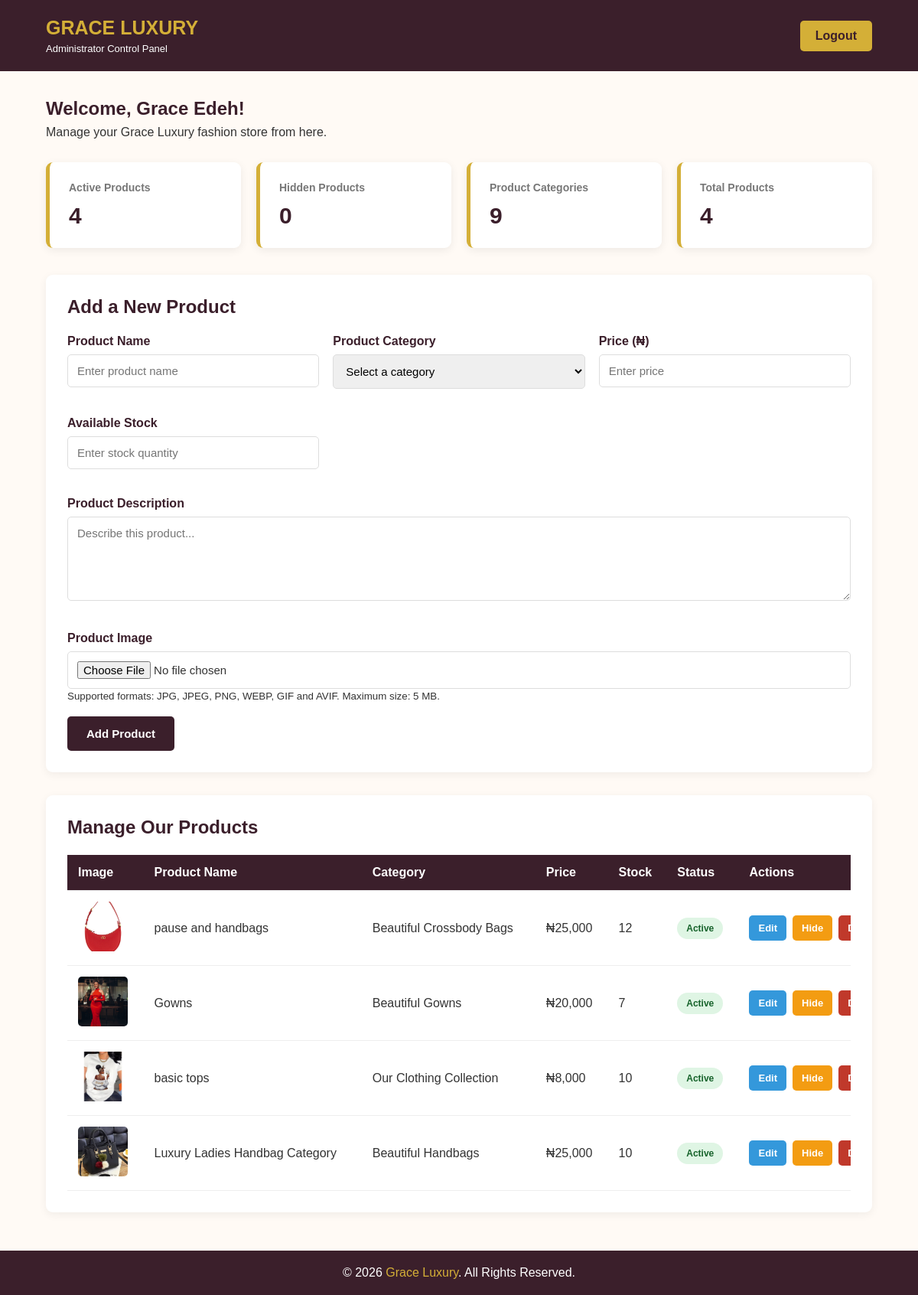
Screenshot of /admin/dashboard (signed in) with the database file from the repository.
### tables this page shows
CREATE TABLE products (

                id INTEGER PRIMARY KEY AUTOINCREMENT,

                name TEXT NOT NULL,

                description TEXT,

                price INTEGER NOT NULL CHECK(price >= 0),

                category TEXT NOT NULL,

                image_filename TEXT NOT NULL,

                stock_quantity INTEGER NOT NULL DEFAULT 0
                    CHECK(stock_quantity >= 0),

                is_active INTEGER NOT NULL DEFAULT 1,

                created_at TIMESTAMP DEFAULT CURRENT_TIMESTAMP

            );

### app.py (the view)
@app.route("/admin/dashboard")
@admin_required
def admin_dashboard():
    products = get_admin_products()
    return render_template(
        "admin_dashboard.html",
        products=products,
        categories=CATEGORIES,
        admin_name=session.get("admin_name", "Administrator")
    )

### app.py (called while the page is built)
def admin_required(view_function):
    @wraps(view_function)
    def decorated_function(*args, **kwargs):
        if "admin_id" not in session:
            flash("Please log in as an administrator.", "error")
            return redirect(url_for("admin_login"))
        return view_function(*args, **kwargs)
    return decorated_function

def get_admin_products():
    connection = get_connection()
    try:
        return connection.execute("""
            SELECT *
            FROM products
            ORDER BY created_at DESC, id DESC
        """).fetchall()
    finally:
        connection.close()

### database.py (called while the page is built)
def get_connection():
    connection = sqlite3.connect(DATABASE_PATH)
    connection.row_factory = sqlite3.Row
    connection.execute("PRAGMA foreign_keys = ON")
    return connection

### templates/admin_dashboard.html (shortened to what this page needs)
<!DOCTYPE html>
<html lang="en">
<head>
</head>
<body>
    <header class="header">
        <div>
            <h1>GRACE LUXURY</h1>
            <p>Administrator Control Panel</p>
        </div>
        <a href="{{ url_for('admin_logout') }}"
           class="logout">
            Logout
        </a>
    </header>
    <main class="container">
        <section class="welcome">
            <h2>
                Welcome, {{ admin_name }}!
            </h2>
            <p>
                Manage your Grace Luxury fashion store from here.
            </p>
        </section>
        <section class="stats">
            <div class="stat-card">
                <h3>Active Products</h3>
                <p>
                    {{ products|selectattr('is_active', 'equalto', 1)|list|length }}
                </p>
            </div>
            <div class="stat-card">
                <h3>Hidden Products</h3>
                <p>
                    {{ products|selectattr('is_active', 'equalto', 0)|list|length }}
                </p>
            </div>
            <div class="stat-card">
                <h3>Product Categories</h3>
                <p>{{ categories|length }}</p>
            </div>
            <div class="stat-card">
                <h3>Total Products</h3>
                <p>{{ products|length }}</p>
            </div>
        </section>
        <section class="section">
            <h2>Add a New Product</h2>
            <form
                action="{{ url_for('admin_add_product') }}"
                method="POST"
                enctype="multipart/form-data"
            >
                <div class="form-grid">
                    <div class="form-group">
                        <label for="name">
                            Product Name
                        </label>
                        <input
                            type="text"
                            id="name"
                            name="name"
                            placeholder="Enter product name"
                            required
                        >
                    </div>
                    <div class="form-group">
                        <label for="category">
                            Product Category
                        </label>
                        <select
                            id="category"
                            name="category"
                            required
                        >
                            <option value="">
                                Select a category
                            </option>
                        </select>
                    </div>
                    <div class="form-group">
                        <label for="price">
                            Price (₦)
                        </label>
                        <input
                            type="number"
                            id="price"
                            name="price"
                            min="0"
                            step="1"
                            placeholder="Enter price"
                            required
                        >
                    </div>
                    <div class="form-group">
                        <label for="stock_quantity">
                            Available Stock
                        </label>
                        <input
                            type="number"
                            id="stock_quantity"
                            name="stock_quantity"
                            min="0"
                            step="1"
                            placeholder="Enter stock quantity"
                            required
                        >
                    </div>
                    <div class="form-group full-width">
                        <label for="description">
                            Product Description
                        </label>
                        <textarea
                            id="description"
                            name="description"
                            placeholder="Describe this product..."
                            required
                        ></textarea>
                    </div>
                    <div class="form-group full-width">
                        <label for="image">
                            Product Image
                        </label>
                        <input
                            type="file"
                            id="image"
                            name="image"
                            accept=".jpg,.jpeg,.png,.webp,.gif,.avif"
                            required
                        >
                        <small>
                            Supported formats: JPG, JPEG, PNG, WEBP, GIF and AVIF.
                            Maximum size: 5 MB.
                        </small>
                    </div>
                </div>
                <button
                    type="submit"
                    class="submit-button"
                >
                    Add Product
                </button>
            </form>
        </section>
        <section class="section">
            <h2>Manage Our Products</h2>
            {% if products %}
                <div class="table-wrapper">
                    <table>
                        <thead>
                            <tr>
                                <th>Image</th>
                                <th>Product Name</th>
                                <th>Category</th>
                                <th>Price</th>
                                <th>Stock</th>
                                <th>Status</th>
                                <th>Actions</th>
                            </tr>
                        </thead>
                        <tbody>
                            {% for product in products %}
                                <tr>
                                    <td>
                                        <img
                                            src="{{ url_for(
                                                'static',
                                                filename='images/'
                                                ~ categories[product['category']]['folder']
                                                ~ '/'
                                                ~ product['image_filename']
                                            ) }}"
                                            alt="{{ product['name'] }}"
                                        >
                                    </td>
                                    <td>
                                        {{ product['name'] }}
                                    </td>
                                    <td>
                                        {{ categories[product['category']]['title'] }}
                                    </td>
                                    <td>
                                        ₦{{ "{:,.0f}".format(product['price']) }}
                                    </td>
                                    <td>
                                        {{ product['stock_quantity'] }}
                                    </td>
                                    <td>
                                        {% if product['is_active'] %}
                                            <span class="status active">
                                                Active
                                            </span>
                                        {% else %}
                                            <span class="status hidden">
                                                Hidden
                                            </span>
                                        {% endif %}
                                    </td>
                                    <td>
                                        <div class="actions">
                                            <a
                                                href="{{ url_for(
                                                    'admin_edit_product',
                                                    product_id=product['id']
                                                ) }}"
                                                class="action-button edit-button"
                                            >
                                                Edit
                                            </a>
                                            <form
                                                action="{{ url_for(
                                                    'admin_toggle_product',
                                                    product_id=product['id']
                                                ) }}"
                                                method="POST"
                                            >
                                                {% if product['is_active'] %}
                                                    <button
                                                        type="submit"
                                                        class="action-button hide-button"
                                                    >
                                                        Hide
                                                    </button>
                                                {% endif %}
                                            </form>
                                            <a
                                                href="{{ url_for(
                                                    'admin_delete_product',
                                                    product_id=product['id']
                                                ) }}"
                                                class="action-button delete-button"
                                            >
                                            </a>
                                        </div>
                                    </td>
                                </tr>
                            {% endfor %}
                        </tbody>
                    </table>
                </div>
            {% endif %}
        </section>
    </main>
    <footer>
        <p>
            &copy; 2026 <span>Grace Luxury</span>.
            All Rights Reserved.
        </p>
    </footer>
</body>
</html>

### templates/admin_dashboard.html (style rules this page uses)
* { margin: 0; padding: 0; box-sizing: border-box; }
body { font-family: Arial, sans-serif; background: #fffaf5; color: #333; }
.header { background: #3b1f2b; color: white; padding: 22px 5%; display: flex; justify-content: space-between; align-items: center; flex-wrap: wrap; gap: 15px; }
.header h1 { color: #d4af37; font-size: 25px; }
.header p { margin-top: 5px; font-size: 13px; }
.logout { background: #d4af37; color: #3b1f2b; text-decoration: none; padding: 11px 20px; border-radius: 5px; font-weight: bold; }
.container { width: 90%; max-width: 1400px; margin: 35px auto; }
.welcome { margin-bottom: 30px; }
.welcome h2 { color: #3b1f2b; margin-bottom: 8px; }
.stats { display: grid; grid-template-columns: repeat( auto-fit, minmax(200px, 1fr) ); gap: 20px; margin-bottom: 35px; }
.stat-card { background: white; padding: 25px; border-radius: 9px; box-shadow: 0 3px 12px rgba(0,0,0,0.07); border-left: 5px solid #d4af37; }
.stat-card h3 { color: #777; font-size: 14px; margin-bottom: 12px; }
.stat-card p { font-size: 30px; color: #3b1f2b; font-weight: bold; }
.section { background: white; padding: 28px; border-radius: 9px; margin-bottom: 30px; box-shadow: 0 3px 12px rgba(0,0,0,0.06); }
.section h2 { color: #3b1f2b; margin-bottom: 22px; }
.form-grid { display: grid; grid-template-columns: repeat( auto-fit, minmax(250px, 1fr) ); gap: 18px; }
.form-group { margin-bottom: 18px; }
.form-group label { display: block; font-weight: bold; margin-bottom: 8px; color: #3b1f2b; }
.form-group input, .form-group select, .form-group textarea { width: 100%; padding: 12px; border: 1px solid #ddd; border-radius: 5px; font-size: 15px; font-family: Arial, sans-serif; }
.form-group textarea { min-height: 110px; resize: vertical; }
.full-width { grid-column: 1 / -1; }
.submit-button { background: #3b1f2b; color: white; border: none; padding: 14px 25px; border-radius: 5px; font-size: 15px; font-weight: bold; cursor: pointer; }
.table-wrapper { overflow-x: auto; }
table { width: 100%; border-collapse: collapse; min-width: 1100px; }
th, td { padding: 14px; text-align: left; border-bottom: 1px solid #eee; }
th { background: #3b1f2b; color: white; }
td img { width: 65px; height: 65px; object-fit: cover; border-radius: 5px; }
.status { display: inline-block; padding: 7px 12px; border-radius: 20px; font-size: 12px; font-weight: bold; }
.status.active { background: #dff5e4; color: #17632b; }
.actions { display: flex; gap: 8px; flex-wrap: wrap; }
.action-button { display: inline-block; padding: 9px 12px; text-decoration: none; border: none; border-radius: 5px; font-size: 13px; font-weight: bold; cursor: pointer; text-align: center; }
.edit-button { background: #3498db; color: white; }
.hide-button { background: #f39c12; color: white; }
.delete-button { background: #c0392b; color: white; }
footer { background: #3b1f2b; color: white; text-align: center; padding: 20px; margin-top: 50px; }
footer span { color: #d4af37; }

### rows the page displays
products: category+image_filename (picture), name "pause and handbags", category "Beautiful Crossbody Bags", price "25,000", stock_quantity "12", is_active "Active"
products: category+image_filename (picture), name "Gowns", category "Beautiful Gowns", price "20,000", stock_quantity "7", is_active "Active"
products: category+image_filename (picture), name "basic tops", category "Our Clothing Collection", price "8,000", stock_quantity "10", is_active "Active"
products: category+image_filename (picture), name "Luxury Ladies Handbag Category", category "Beautiful Handbags", price "25,000", stock_quantity "10", is_active "Active"

### other values shown
{{ admin_name }} "Grace Edeh"
{{ products|selectattr('is_active', 'equalto', 1)|list|length }} "4"
{{ products|selectattr('is_active', 'equalto', 0)|list|length }} "0"
{{ categories|length }} "9"
{{ products|length }} "4"
